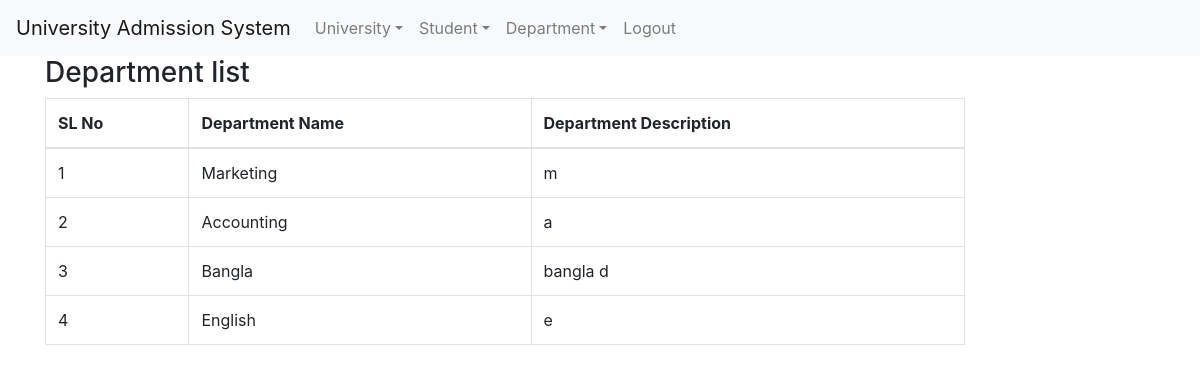
Screenshot of /admin/departmentList.php (signed in) with the database file from the repository.
### tables this page shows
CREATE TABLE `department` (
  `department_id` int(5) NOT NULL,
  `department_name` varchar(255) NOT NULL,
  `description` text,
  `created_on` timestamp NOT NULL DEFAULT CURRENT_TIMESTAMP ON UPDATE CURRENT_TIMESTAMP
);

### config.php (called while the page is built, shortened)
<?php
  $site_name = 'University Admission System';
?>

### admin/departmentList.php (the view, shortened to what this page needs)
<?php
include 'admin_header.php';
$sql = "SELECT * FROM department";
if($result = mysqli_query($link, $sql)){
    if(mysqli_num_rows($result) > 0){
?>
<div class="container">
    <div class="row">
      <div class="col-md-10">
        <h3>Department  list</h3>
<table class="table table-bordered">
  <thead>
    <th scope="col">SL No</th>
    <th scope="col">Department Name</th>
    <th scope="col"> Department Description</th>
  </thead>
  <tbody>
               <?php
                $count=0;
              while($row = mysqli_fetch_array($result)){
          ?>
      <tr>
        <td><?php echo ++$count;?></td>
        <td><?php echo $row['department_name'];?></td>
        <td><?php echo $row['description'];?></td>
      </tr>
<?php
}
         ?>
  </tbody>
</table>
   <?php
    } else{
        echo "No records matching your query were found.";
    }
} else{
    echo "ERROR: Could not able to execute $sql. " . mysqli_error($link);
}
?>
        </div>
</div>
</div>
</body>
</html>

### admin/admin_header.php (shortened to what this page needs)
 <?php
 require_once "../config.php" ;
?>
<!DOCTYPE html>
<html>
<head>
	<link rel="stylesheet" href="">
<link rel="stylesheet" href="../assets/css/bootstrap.css">
</head>
<body>
<nav class="navbar navbar-expand-lg navbar-light bg-light">
  <a class="navbar-brand" href="login.php"><?php echo $site_name;?></a>
  <div class="collapse navbar-collapse" id="navbarSupportedContent">
    <ul class="navbar-nav mr-auto">
  <li class="nav-item dropdown">
    <a class="nav-link dropdown-toggle" data-toggle="dropdown" href="#" role="button" aria-haspopup="true" aria-expanded="false">University</a>
  </li>
    <li class="nav-item dropdown">
    <a class="nav-link dropdown-toggle" data-toggle="dropdown" href="#" role="button" aria-haspopup="true" aria-expanded="false">Student</a>
  </li>
     <li class="nav-item dropdown">
    <a class="nav-link dropdown-toggle" data-toggle="dropdown" href="#" role="button" aria-haspopup="true" aria-expanded="false">Department</a>
  </li>
  <li class="nav-item">
    <a class="nav-link" href=" ../logout.php">Logout</a>
  </li>
</ul>
  </div>
</nav>

### rows the page displays
department: department_name "Marketing", description "m"
department: department_name "Accounting", description "a"
department: department_name "Bangla", description "bangla d"
department: department_name "English", description "e"

### other values shown
$site_name "University Admission System"
